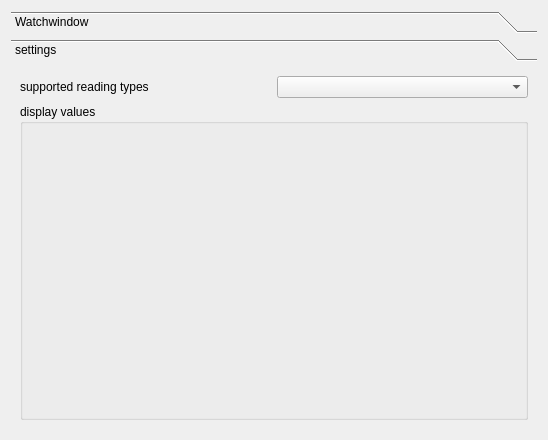
<?xml version="1.0" encoding="UTF-8"?>
<ui version="4.0">
 <class>WatchWindow</class>
 <widget class="QDialog" name="WatchWindow">
  <property name="windowModality">
   <enum>Qt::WindowModal</enum>
  </property>
  <property name="geometry">
   <rect>
    <x>0</x>
    <y>0</y>
    <width>548</width>
    <height>440</height>
   </rect>
  </property>
  <property name="windowTitle">
   <string>watch window</string>
  </property>
  <layout class="QVBoxLayout" name="verticalLayout_2">
   <item>
    <widget class="QToolBox" name="toolBox">
     <property name="currentIndex">
      <number>1</number>
     </property>
     <widget class="QWidget" name="pageWatchWindow">
      <property name="geometry">
       <rect>
        <x>0</x>
        <y>0</y>
        <width>530</width>
        <height>368</height>
       </rect>
      </property>
      <attribute name="label">
       <string>Watchwindow</string>
      </attribute>
     </widget>
     <widget class="QWidget" name="pageWatchWindowSettings">
      <property name="geometry">
       <rect>
        <x>0</x>
        <y>0</y>
        <width>530</width>
        <height>368</height>
       </rect>
      </property>
      <attribute name="label">
       <string>settings</string>
      </attribute>
      <layout class="QVBoxLayout" name="verticalLayout_3">
       <item>
        <layout class="QVBoxLayout" name="verticalLayout" stretch="1,9">
         <item>
          <layout class="QHBoxLayout" name="horizontalLayout">
           <item>
            <widget class="QLabel" name="label_suppReadings">
             <property name="text">
              <string>supported reading types</string>
             </property>
            </widget>
           </item>
           <item>
            <widget class="QComboBox" name="comboBox_suppReadings"/>
           </item>
          </layout>
         </item>
         <item>
          <widget class="QGroupBox" name="groupBox_displayValues">
           <property name="title">
            <string>display values</string>
           </property>
          </widget>
         </item>
        </layout>
       </item>
      </layout>
     </widget>
    </widget>
   </item>
  </layout>
 </widget>
 <resources/>
 <connections/>
</ui>
